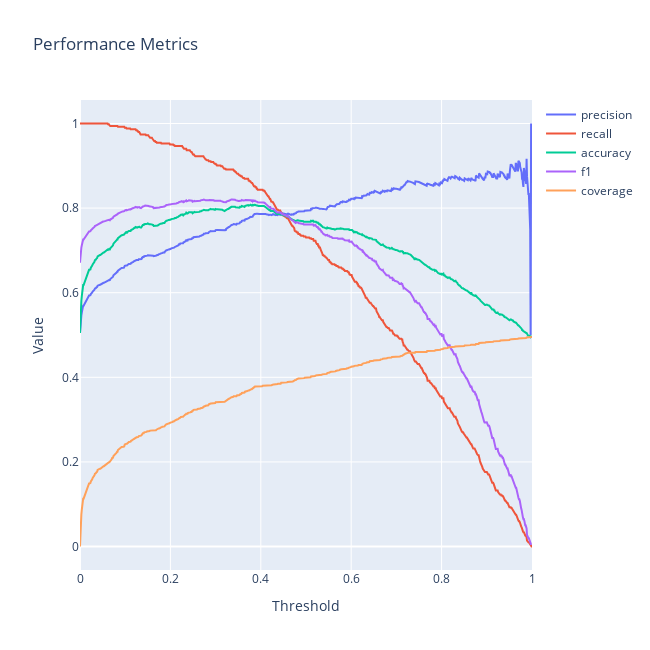

Notebook source saved alongside this figure:
### Code cell
data = []
metric_names = ["precision", "recall", "accuracy", "f1", "coverage"]
metrics = [precisions, recalls, accuracies, f1s, coverages]
for metric, name in zip(metrics, metric_names):
    trace = go.Scatter(x=thresholds, y=metric, name=name)
    data.append(trace)
    
layout = go.Layout(
title = 'Performance Metrics',
xaxis = dict(title = 'Threshold'),
yaxis = dict(title = 'Value')
)

fig = go.Figure(data=data, layout=layout)
fig.layout.update(
        autosize=False,
        width=650,
        height=650
    )
plotly.offline.iplot(fig)

### Figure 1 — Plotly figure (JSON) as saved in the notebook; plotly's stock layout.template omitted (floating-point values rounded to 4 significant figures; data arrays with more than 128 entries replaced by an {"elided": "..."} marker saying what was removed)
{"data": [{"name": "precision", "type": "scatter", "x": {"elided": "1001 float values"}, "y": {"elided": "1001 float values"}}, {"name": "recall", "type": "scatter", "x": {"elided": "1001 float values"}, "y": {"elided": "1001 float values"}}, {"name": "accuracy", "type": "scatter", "x": {"elided": "1001 float values"}, "y": {"elided": "1001 float values"}}, {"name": "f1", "type": "scatter", "x": {"elided": "1001 float values"}, "y": {"elided": "1001 float values"}}, {"name": "coverage", "type": "scatter", "x": {"elided": "1001 float values"}, "y": {"elided": "1001 float values"}}], "layout": {"autosize": false, "height": 650, "title": {"text": "Performance Metrics"}, "width": 650, "xaxis": {"title": {"text": "Threshold"}}, "yaxis": {"title": {"text": "Value"}}}}
